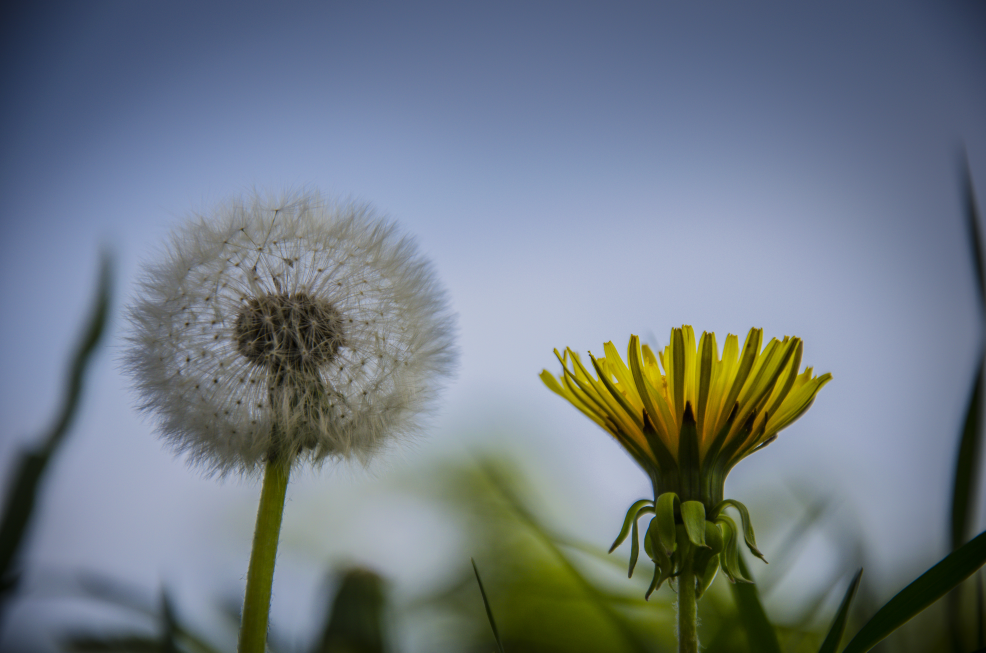
#> input picture модуль_11_Стандартные_и_сторонние_библиотеки_Python/home_work_11_1/oduvanchik.jpg, 4928 x 3264 px (shown at 1/5 size)
$ python module_11_1.py
#> lines starting #> are read from the running program, lines starting #| are printed output that depends on the picture
from PIL import Image


def change_size(name_photo, w, h):
    """
    Меняет размер фото.
    Делит ширину и высоту на переданные числа.
    Сохраняет результат в формате PNG.
    """
#> called with name_photo = 'oduvanchik.jpg', w = 3, h = 3
    image = Image.open(name_photo)
#> image is the input picture: PIL image 4928x3264 RGB; mean R, G, B 112.5, 123.2, 132.5
    width, height = image.size
#> width = 4928; height = 3264
    image = image.resize((width // w, height // h))
#> image: PIL image 1642x1088 RGB
    image.show()
    image.save('drawing1.png')


def black_and_white(name_photo):
    """
    Меняет цвет изображения на черно-белый.
    Сохраняет результат в формате PNG.
    """
#> called with name_photo = 'oduvanchik.jpg'
    image = Image.open(name_photo)
    image = image.convert('L')
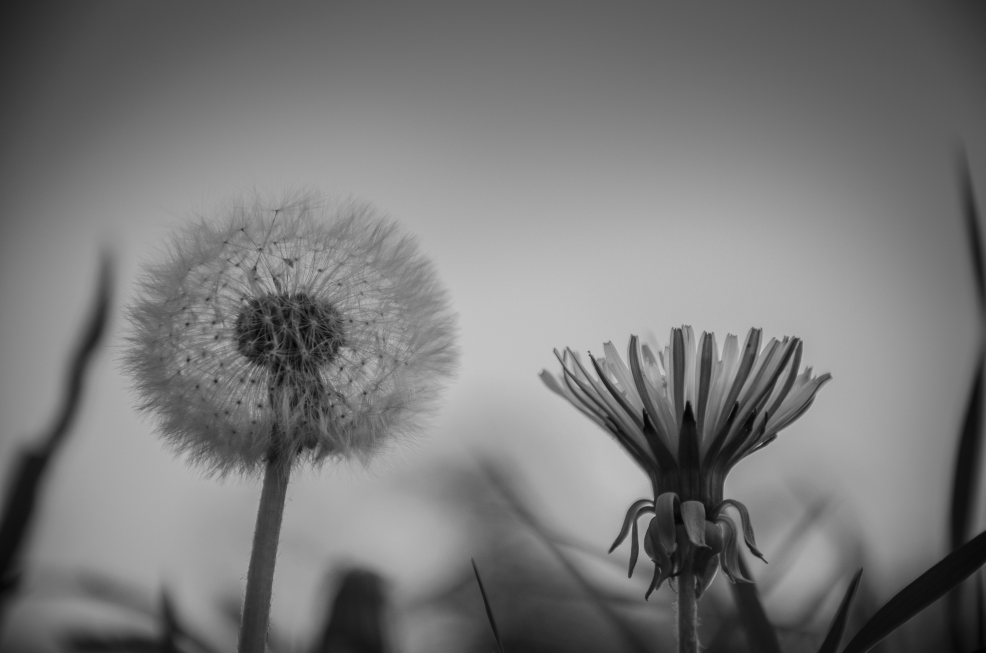
#> image: PIL image 4928x3264 L (shown at 1/5 size); min 0, max 206, mean 121
    image.show()
    image.save('drawing2.png')


def change_format_JPG(name_photo):
    """
    Меняет формат изображение на JPG.
    """
    image = Image.open(name_photo)
    image.save('drawing3.jpg')


change_size('oduvanchik.jpg', 3, 3)
black_and_white('oduvanchik.jpg')
change_format_JPG('drawing1.png')

# Домашнее задание по теме "Обзор сторонних библиотек Python"
#
# Цель: познакомиться с использованием сторонних библиотек в Python и применить их в различных задачах.
#
# Задача:
# Выберите одну или несколько сторонних библиотек Python, например, requests, pandas, numpy, matplotlib, pillow.
# После выбора библиотек(-и) изучите документацию к ней(ним), ознакомьтесь с их основными возможностями и функциями.
# К каждой библиотеке дана ссылка на документацию ниже.
# Если вы выбрали:
# requests - запросить данные с сайта и вывести их в консоль.
# pandas - считать данные из файла, выполнить простой анализ данных (на своё усмотрение) и вывести результаты в консоль.
# numpy - создать массив чисел, выполнить математические операции с массивом и вывести результаты в консоль.
# matplotlib - визуализировать данные с помощью библиотеки любым удобным для вас инструментом из библиотеки.
# pillow - обработать изображение, например, изменить его размер, применить эффекты и сохранить в другой формат.
# В приложении к ссылке на GitHub напишите комментарий о возможностях,
# которые предоставила вам выбранная библиотека и как вы расширили возможности Python с её помощью.
# Примечания:
# Можете выбрать не более 3-х библиотек для изучения.
# Желательно продемонстрировать от 3-х функций/классов/методов/операций из каждой выбранной библиотеки.
# Файл module_11_1.
